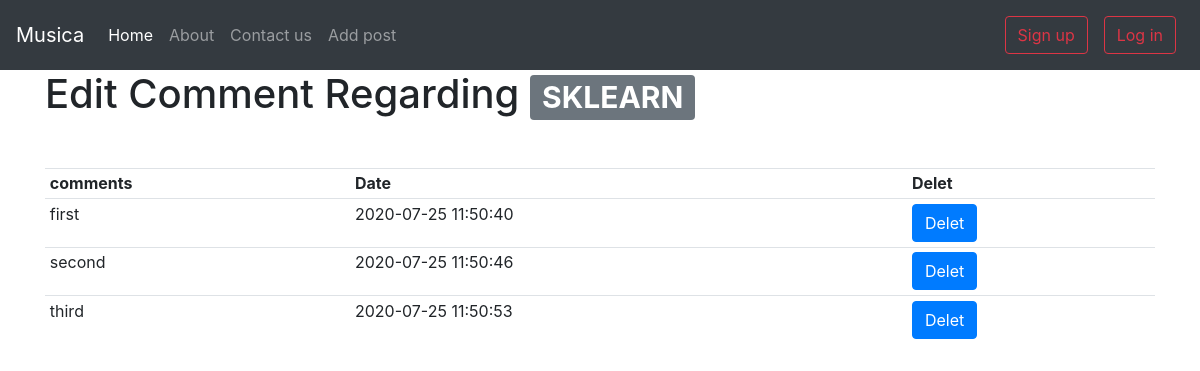
/editComm.php?id=16, run on the app's committed database.
### tables this page shows
CREATE TABLE `posts` (
  `sno` int(8) NOT NULL,
  `title` varchar(20) NOT NULL,
  `content` text NOT NULL,
  `postedby` text NOT NULL,
  `dt` datetime NOT NULL DEFAULT current_timestamp(),
  `USERNAME` text NOT NULL
);

CREATE TABLE `comments` (
  `sno` int(8) NOT NULL,
  `content` varchar(200) NOT NULL,
  `post_id` int(8) NOT NULL,
  `dt` datetime NOT NULL DEFAULT current_timestamp()
);

### editComm.php (the view, shortened to what this page needs)
<?php
include 'partials/header.php';
include 'partials/db.php';
?>
<!doctype html>
<html lang="en">
<head>
    <link rel="stylesheet" href="https://stackpath.bootstrapcdn.com/bootstrap/4.5.0/css/bootstrap.min.css">
</head>
<body>
    <div class="container">
        <?php
        $id = $_GET['id'];
        $sql = "SELECT * FROM `posts` WHERE sno=$id";
        $result = mysqli_query($conn, $sql);
        while ($row = mysqli_fetch_assoc($result)) {
            $title = strtoupper($row['title']);
            echo'<h1>Edit Comment Regarding <span class="badge badge-secondary">'.$title.'</span></h1>';
        }
        ?>
        <table class="table table-sm my-5">
            <tbody>
                <th scope="col">comments</th>
                <th scope="col">Date</th>
                <th scope="col">Delet</th>
                <?php
                $sql = "SELECT * FROM `comments` WHERE post_id=$id";
                $result = mysqli_query($conn, $sql);
                while ($row = mysqli_fetch_assoc($result)) {
                    $comment_id=$row['sno'];
                    $content = $row["content"];
                    $comment_time = $row["dt"];
                    echo '
      <tr>
    <td>'.$content.'</td>
      <td>'.$comment_time.'</td>
      <td><a href="delet_comment.php?comment_id=' . $comment_id . '"><button class="btn btn-primary">Delet</button></a></td>
    </tr>';
                }
                ?>
            </tbody>
        </table>
    </div>
</body>
</html>

### data on the page
posts: title "SKLEARN"
comments: content "first", dt "2020-07-25 11:50:40"
comments: content "second", dt "2020-07-25 11:50:46"
comments: content "third", dt "2020-07-25 11:50:53"
